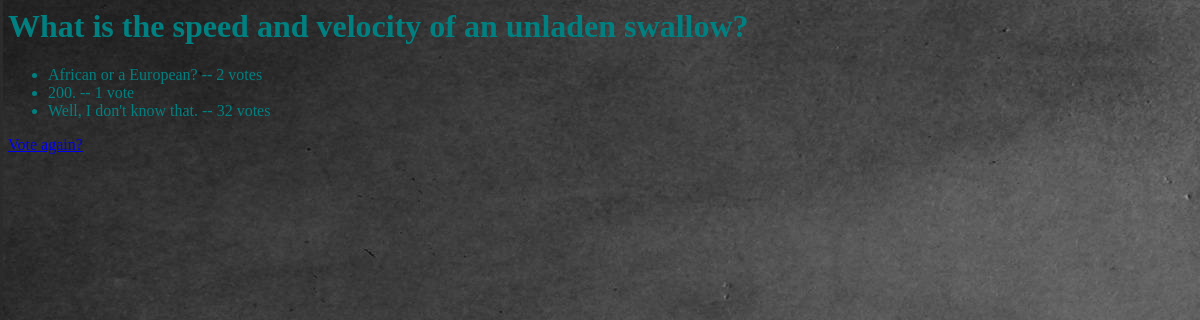
Page /polls/1/results/ on the committed database.
### polls/models.py (models this page shows, shortened)
class Question(models.Model):
    question_text = models.CharField(max_length=200)
    pub_date = models.DateTimeField('date published')

class Choice(models.Model):
    question = models.ForeignKey(Question, on_delete=models.CASCADE)
    choice_text = models.CharField(max_length=200)
    votes = models.IntegerField(default=0)

### polls/views.py (the view)
# urls.py: url(r'^(?P<pk>[0-9]+)/results/$', views.ResultsView.as_view(), name='results'),
class ResultsView(generic.DetailView):
    model = Question
    template_name = 'polls/results.html'

### polls/templates/polls/results.html
{% load staticfiles %}
<link rel="stylesheet" type="text/css" href="{% static 'polls/style.css' %}" />
<h1>{{ question.question_text }}</h1>
<ul>
{% for choice in question.choice_set.all %}
    <li>{{ choice.choice_text }} -- {{ choice.votes }} vote{{ choice.votes|pluralize }}</li>
{% endfor %}
</ul>
<a href="{% url 'polls:detail' question.id %}">Vote again?</a>

### polls/static/polls/style.css (style rules this page uses)
li { color: teal; }
h1 { color: teal; }

### rows in the picture
Question: question_text "What is the speed and velocity of an unladen swallow?"
Choice: choice_text "African or a European?", votes "2"
Choice: choice_text "200.", votes "1"
Choice: choice_text "Well, I don't know that.", votes "32"
